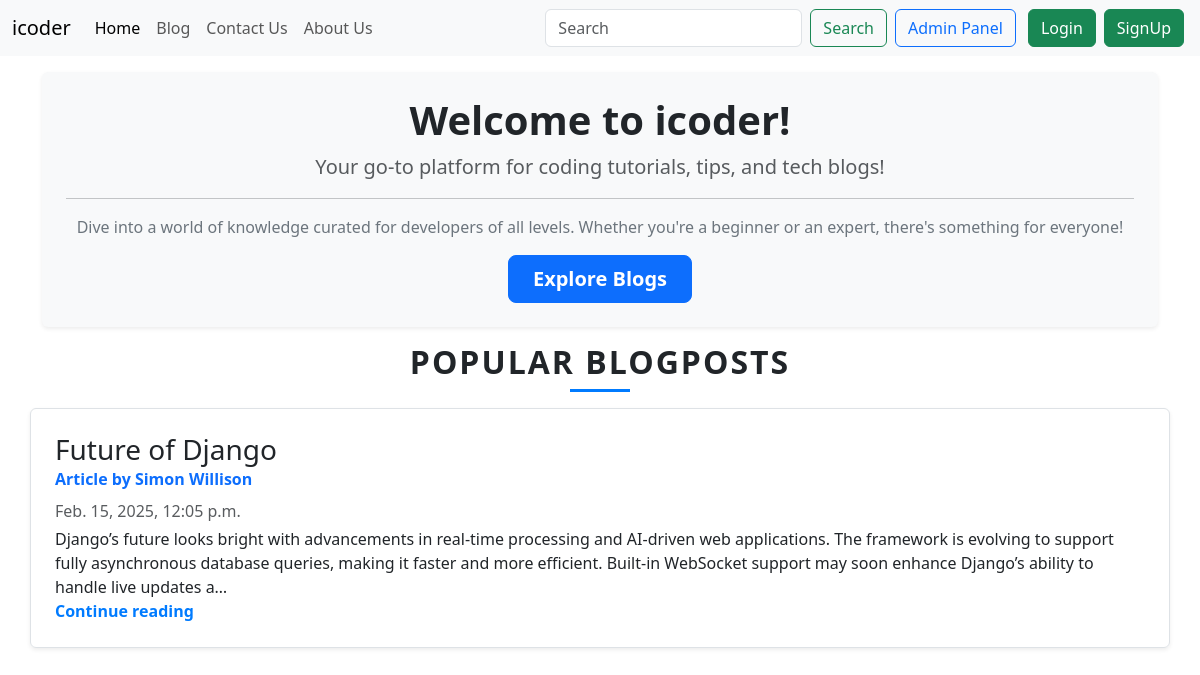
The page / on the database its author committed.
### blog/models.py (models this page shows, shortened)
class Post(models.Model):
    sno=models.AutoField(primary_key=True)
    title=models.CharField(max_length=255)
    author=models.CharField(max_length=14)
    slug=models.CharField(max_length=130)
    views= models.IntegerField(default=0)
    timeStamp=models.DateTimeField(blank=True)
    content=models.TextField()

### home/views.py (the view)
# urls.py: path('', views.home, name="home"),
def home(request):
    top_post = Post.objects.order_by('-timeStamp').first()  # Fetch the latest post
    context = {'top_post': top_post}
    return render(request,'home/home.html',context)

### templates/home/home.html (shortened to what this page needs)
{% extends 'base.html' %}
{% block homeactive %} active {% endblock homeactive %}
{% block body %}
<div class="container my-3">
    <div class="p-4 rounded shadow-sm bg-light text-center">
        <h1 class="display-6 fw-bold text-dark mb-2">Welcome to icoder!</h1>
        <p class="text-muted fs-5 mb-3">
            Your go-to platform for coding tutorials, tips, and tech blogs!
        </p>
        <hr class="mb-3">
        <p class="text-secondary">
            Dive into a world of knowledge curated for developers of all levels. Whether you're a beginner or an expert,
            there's something for everyone!
        </p>
        <a class="btn btn-primary btn-lg fw-semibold px-4" href="/blog" role="button">Explore Blogs</a>
    </div>
</div>
<div class="container my-3">
    <h2 class="fw-bold text-center text-uppercase mb-3" style="letter-spacing: 2px;">
        Popular Blogposts
        <span class="d-block mx-auto mt-2" style="width: 60px; height: 3px; background: #007bff;"></span>
    </h2>
    {% if top_post %}
    <div
        class="row no-gutters border rounded overflow-hidden flex-md-row mb-4 shadow-sm h-md-250 my-3 position-relative">
        <div class="col p-4 d-flex flex-column position-static">
            <h3 class="mb-0">{{top_post.title}}</h3>
            <strong class="d-inline-block mb-2 text-primary">Article  by {{top_post.author}}</strong>
            <div class="mb-1 text-muted">{{top_post.timeStamp}}</div>
            <p class="card-text mb-auto">{{top_post.content|safe| truncatechars:300}}</p>
            <a href="/blog/{{top_post.slug}}" class="stretched-link link-stylish">Continue reading</a>
        </div>
        <div class="col-auto d-none d-lg-block">
        </div>
    </div>
    {% endif %}
</div>
{% endblock %}

### rows shown on the page
Post: title "Future of Django", author "Simon Willison", timeStamp "Feb. 15, 2025, 12:05 p.m.", content "Django’s future looks bright with advancements in real-time processing and AI-driven web applications. The framework is evolving to support fully asynchronous database queries, making it faster and more efficient. Built-in WebSocket support may soon enhance Django’s ability to handle live updates a…"
